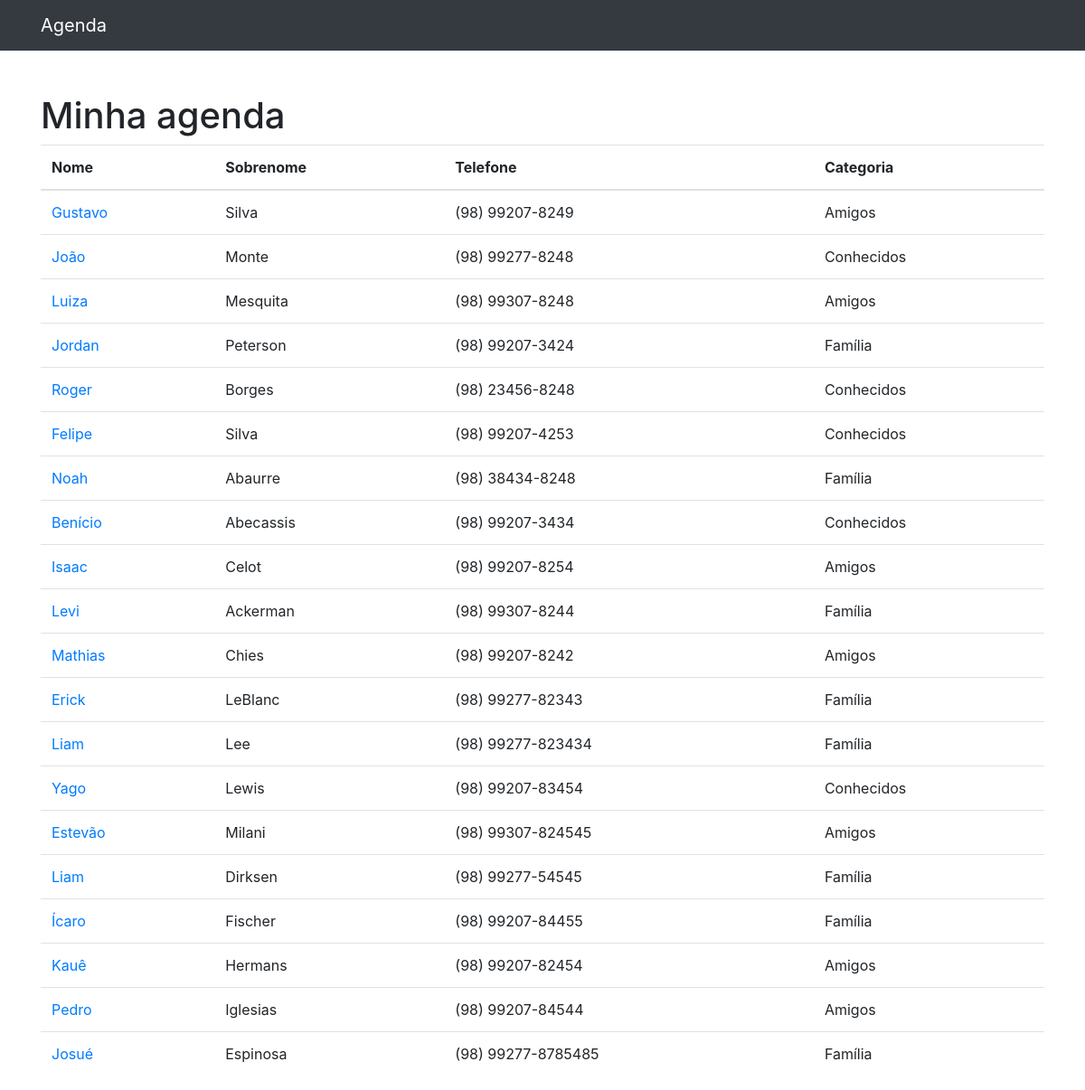
The page / on the database its author committed.
### contatos/models.py (models this page shows, shortened)
class Contato(models.Model):
    nome = models.CharField(max_length=255) # adicionando campo nome
    sobrenome = models.CharField(max_length=255, blank=True) # adicionando campo sobrenome
    telefone = models.CharField(max_length=255) # adicionando campo telefone
    email = models.CharField(max_length=255, blank=True) # adicionando campo email
    data_criacao = models.DateTimeField(default=timezone.now) # adicionando campo data da criação
    descricao =models.TextField(blank=True) # adicionando campo descrição
    categoria = models.ForeignKey(Categoria, on_delete=models.DO_NOTHING) # # adicionando categoria a ser selecionada

class Categoria(models.Model):
    nome = models.CharField(max_length=255)
    def __str__(self) -> str: # representando objetos pelo nome(no site)
        return self.nome

### contatos/views.py (the view)
# urls.py: path('', views.index, name='index')
def index(request):
    contatos = Contato.objects.all()
    return render(request, 'contatos/index.html', {
        'contatos': contatos
    })

### contatos/templates/contatos/index.html
{% extends 'base.html' %}
{% block conteudo %}
<h1 class="mt-5">Minha agenda</h1>
<table class="table">
  <thead>
    <tr>
      <th>Nome</th>
      <th>Sobrenome</th>
      <th>Telefone</th>
      <th>Categoria</th>
    </tr>
  </thead>
  <tbody>
    {% for contato in contatos %}
      <tr>
        <td>
           <a href="#"> {{ contato.nome }} </a>
        </td>
        <td>{{ contato.sobrenome }}</td>
        <td>{{ contato.telefone }}</td>
        <td>{{ contato.categoria }}</td>
      </tr>
    {% endfor %}
  </tbody>
</table>
{% endblock conteudo %}

### rows shown on the page
Contato: nome "Gustavo", sobrenome "Silva", telefone "(98) 99207-8249", categoria "Amigos"
Contato: nome "João", sobrenome "Monte", telefone "(98) 99277-8248", categoria "Conhecidos"
Contato: nome "Luiza", sobrenome "Mesquita", telefone "(98) 99307-8248", categoria "Amigos"
Contato: nome "Jordan", sobrenome "Peterson", telefone "(98) 99207-3424", categoria "Família"
Contato: nome "Roger", sobrenome "Borges", telefone "(98) 23456-8248", categoria "Conhecidos"
Contato: nome "Felipe", sobrenome "Silva", telefone "(98) 99207-4253", categoria "Conhecidos"
Contato: nome "Noah", sobrenome "Abaurre", telefone "(98) 38434-8248", categoria "Família"
Contato: nome "Benício", sobrenome "Abecassis", telefone "(98) 99207-3434", categoria "Conhecidos"
Contato: nome "Isaac", sobrenome "Celot", telefone "(98) 99207-8254", categoria "Amigos"
Contato: nome "Levi", sobrenome "Ackerman", telefone "(98) 99307-8244", categoria "Família"
Contato: nome "Mathias", sobrenome "Chies", telefone "(98) 99207-8242", categoria "Amigos"
Contato: nome "Erick", sobrenome "LeBlanc", telefone "(98) 99277-82343", categoria "Família"
Contato: nome "Liam", sobrenome "Lee", telefone "(98) 99277-823434", categoria "Família"
Contato: nome "Yago", sobrenome "Lewis", telefone "(98) 99207-83454", categoria "Conhecidos"
Contato: nome "Estevão", sobrenome "Milani", telefone "(98) 99307-824545", categoria "Amigos"
Contato: nome "Liam", sobrenome "Dirksen", telefone "(98) 99277-54545", categoria "Família"
Contato: nome "Ícaro", sobrenome "Fischer", telefone "(98) 99207-84455", categoria "Família"
Contato: nome "Kauê", sobrenome "Hermans", telefone "(98) 99207-82454", categoria "Amigos"
Contato: nome "Pedro", sobrenome "Iglesias", telefone "(98) 99207-84544", categoria "Amigos"
Contato: nome "Josué", sobrenome "Espinosa", telefone "(98) 99277-8785485", categoria "Família"
